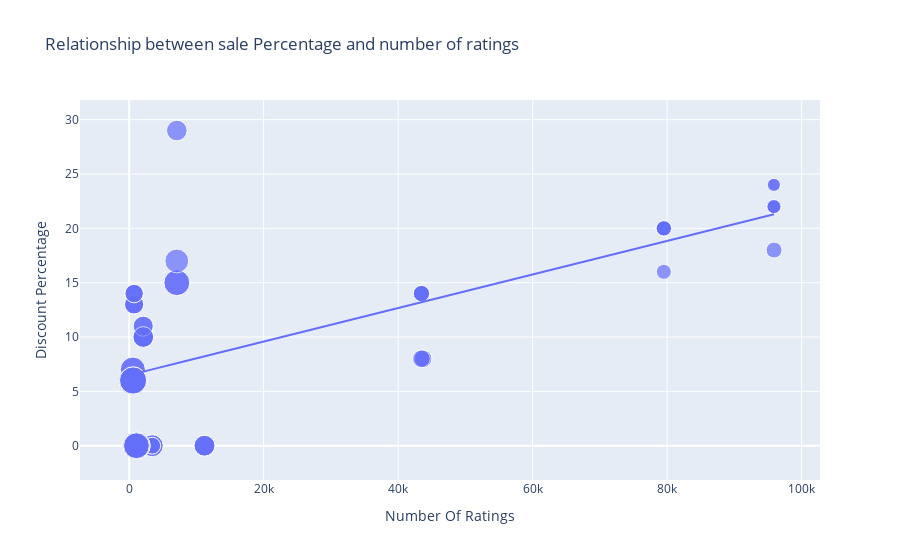

Notebook source saved alongside this figure:
### Code cell
figure=px.scatter(data_frame=data, x="Number Of Ratings", y="Discount Percentage" , size="Sale Price",trendline="ols",
                 title="Relationship between sale Percentage and number of ratings")
figure.show()

### Figure 1 — Plotly figure (JSON) as saved in the notebook; plotly's stock layout.template omitted (floating-point values rounded to 4 significant figures)
{"data": [{"hovertemplate": "Number Of Ratings=%{x}<br>Discount Percentage=%{y}<br>Sale Price=%{marker.size}<extra></extra>", "legendgroup": "", "marker": {"color": "#636efa", "size": [49900, 84900, 84900, 77000, 77000, 49900, 49900, 77000, 89900, 41999, 39999, 41999, 41999, 41999, 131900, 117100, 131900, 117100, 74999, 117900, 117100, 117900, 99900, 44999, 140900, 130900, 64900, 120900, 59900, 75900, 110900, 130900, 120900, 64900, 64900, 75900, 75900, 120900, 59900, 120900, 75900, 140900, 70900, 70900, 75900, 59900, 110900, 120900, 130900, 130900, 54999, 54999, 29999, 34999, 34999, 34999, 54999, 29999, 46999, 46999, 46999, 46999], "sizemode": "area", "sizeref": 352.2, "symbol": "circle"}, "mode": "markers", "name": "", "orientation": "v", "showlegend": false, "type": "scatter", "x": [3431, 3431, 3431, 11202, 11202, 3431, 3431, 11202, 1454, 79512, 79512, 79582, 79512, 79512, 1078, 1078, 1078, 1078, 7088, 7088, 1078, 7088, 7081, 95909, 542, 580, 740, 545, 740, 2101, 545, 580, 580, 730, 730, 2101, 2101, 580, 740, 580, 2092, 545, 2101, 2092, 2101, 740, 545, 580, 580, 580, 43707, 43707, 95807, 95909, 95807, 95909, 43470, 95909, 43470, 43470, 43470, 43470], "xaxis": "x", "y": [0, 0, 0, 0, 0, 0, 0, 0, 0, 20, 16, 20, 20, 20, 0, 0, 0, 0, 29, 15, 0, 15, 17, 18, 6, 6, 13, 6, 14, 10, 7, 6, 6, 13, 13, 10, 10, 6, 14, 6, 10, 6, 11, 11, 10, 14, 7, 6, 6, 6, 8, 8, 24, 22, 22, 22, 8, 24, 14, 14, 14, 14], "yaxis": "y"}, {"hovertemplate": "<b>OLS trendline</b><br>Discount Percentage = 0.000154292 * Number Of Ratings + 6.49233<br>R<sup>2</sup>=0.468988<br><br>Number Of Ratings=%{x}<br>Discount Percentage=%{y} <b>(trend)</b><extra></extra>", "legendgroup": "", "marker": {"color": "#636efa", "symbol": "circle"}, "mode": "lines", "name": "", "showlegend": false, "type": "scatter", "x": [542, 545, 545, 545, 545, 580, 580, 580, 580, 580, 580, 580, 580, 730, 730, 740, 740, 740, 740, 1078, 1078, 1078, 1078, 1078, 1454, 2092, 2092, 2101, 2101, 2101, 2101, 2101, 3431, 3431, 3431, 3431, 3431, 7081, 7088, 7088, 7088, 11202, 11202, 11202, 43470, 43470, 43470, 43470, 43470, 43707, 43707, 79512, 79512, 79512, 79512, 79582, 95807, 95807, 95909, 95909, 95909, 95909], "xaxis": "x", "y": [6.576, 6.576, 6.576, 6.576, 6.576, 6.582, 6.582, 6.582, 6.582, 6.582, 6.582, 6.582, 6.582, 6.605, 6.605, 6.607, 6.607, 6.607, 6.607, 6.659, 6.659, 6.659, 6.659, 6.659, 6.717, 6.815, 6.815, 6.816, 6.816, 6.816, 6.816, 6.816, 7.022, 7.022, 7.022, 7.022, 7.022, 7.585, 7.586, 7.586, 7.586, 8.221, 8.221, 8.221, 13.2, 13.2, 13.2, 13.2, 13.2, 13.24, 13.24, 18.76, 18.76, 18.76, 18.76, 18.77, 21.27, 21.27, 21.29, 21.29, 21.29, 21.29], "yaxis": "y"}], "layout": {"autosize": true, "legend": {"itemsizing": "constant", "tracegroupgap": 0}, "title": {"text": "Relationship between sale Percentage and number of ratings"}, "xaxis": {"anchor": "y", "autorange": true, "domain": [0, 1], "range": [-6750.0, 102400.0], "title": {"text": "Number Of Ratings"}, "type": "linear"}, "yaxis": {"anchor": "x", "autorange": true, "domain": [0, 1], "range": [-5.213, 33.41], "title": {"text": "Discount Percentage"}, "type": "linear"}}}
